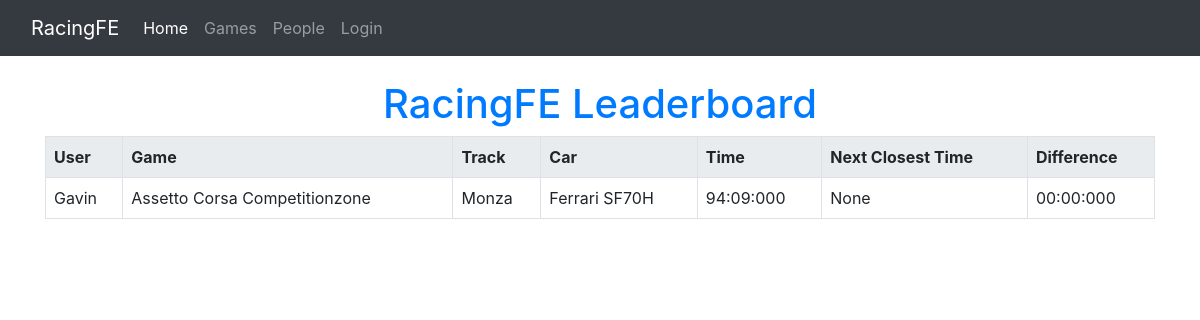
Before: / with the older database file.
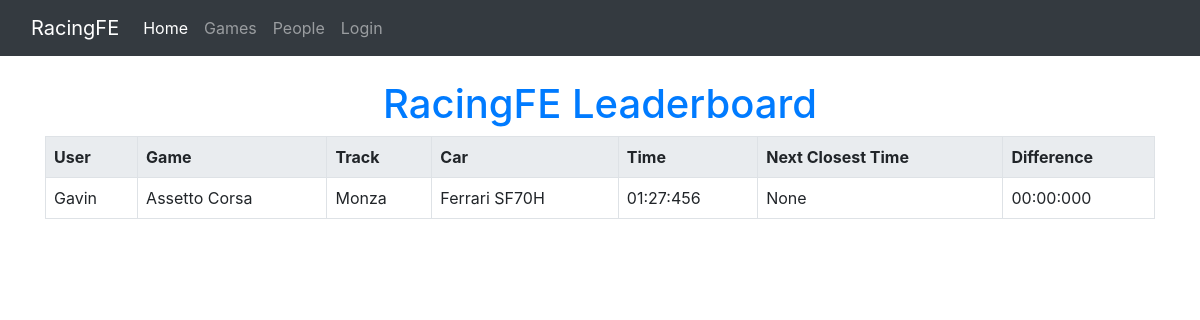
After: the same page with the newer database file.
### TimeBoards/models.py (models this page shows, shortened)
class LeaderboardEntry(models.Model):
    track = models.ForeignKey(Track, on_delete=models.CASCADE)
    car = models.ForeignKey(Car, on_delete=models.CASCADE)
    user = models.ForeignKey(Person, on_delete=models.CASCADE)
    game = models.ForeignKey(Game, on_delete=models.CASCADE)
    time = models.DurationField()
    logged_at = models.DateTimeField(auto_now=True)
    class Meta:
        unique_together = ('track', 'car', 'user')
        indexes = [
            models.Index(fields=['track', 'car', 'user']),
            models.Index(fields=['track', 'car']),
        ]
    @property
    def formatted_time(self):
        return LeaderboardEntry.format_duration(self.time)
    @property
    def next_closest_time(self):
        next_time = LeaderboardEntry.objects.filter(
            track=self.track,
            car=self.car,
            game=self.game
        ).exclude(id=self.id).order_by('time').first()
        return next_time.time if next_time else None
    @property
    def difference(self):
        next_time = self.next_closest_time
        if next_time:
            return LeaderboardEntry.format_duration(abs(next_time - self.time))
        return "00:00:000"  # Return a default formatted string for no difference
    @staticmethod
    def format_duration(duration):
        if not duration:
            return "00:00:000"
        total_seconds = int(duration.total_seconds())
        minutes = total_seconds // 60
        seconds = total_seconds % 60
        milliseconds = duration.microseconds // 1000
        return f"{minutes:02}:{seconds:02}:{milliseconds:03}"

class Person(models.Model):
    name = models.CharField(max_length=100)
    def __str__(self):
        return self.name

class Track(models.Model):
    name = models.CharField(max_length=100)
    game = models.ForeignKey(Game, on_delete=models.CASCADE)

class Game(models.Model):
    name = models.CharField(max_length=100)
    settings = models.JSONField(default=dict)  # To store game-specific settings like difficulty levels

class Car(models.Model):
    name = models.CharField(max_length=100)
    game = models.ForeignKey(Game, on_delete=models.CASCADE)
    track = models.ForeignKey(Track, on_delete=models.CASCADE)

### TimeBoards/views.py (the view)
# urls.py: path('', views.homepage, name='homepage'),
def homepage(request):
    entries = LeaderboardEntry.objects.all().select_related('track', 'car', 'game').order_by('track', 'car', 'time')
    top_times = {}
    for entry in entries:
        key = (entry.track, entry.car, entry.game)
        if key not in top_times:
            top_times[key] = entry
    return render(request, 'TimeBoards/homepage.html', {'entries': top_times.values()})

### TimeBoards/templates/TimeBoards/homepage.html
{% extends 'TimeBoards/base.html' %}
{% block content %}
<h1>RacingFE Leaderboard</h1>
<table>
    <tr>
        <th>User</th>
        <th>Game</th>
        <th>Track</th>
        <th>Car</th>
        <th>Time</th>
        <th>Next Closest Time</th>
        <th>Difference</th>
    </tr>
    {% for entry in entries %}
    <tr>
        <td>{{ entry.user }}</td>
        <td>{{ entry.track.game.name }}</td>
        <td>{{ entry.track.name }}</td>
        <td>{{ entry.car.name }}</td>
        <td>{{ entry.formatted_time }}</td>
        <td>{{ entry.next_closest_time}}</td>
        <td>{{ entry.difference}}</td>
    </tr>
    {% endfor %}
</table>
{% endblock %}

### TimeBoards/templates/TimeBoards/base.html (shortened to what this page needs)
<!DOCTYPE html>
<html lang="en">
<head>
    {% load static %}
    <link href="https://cdn.jsdelivr.net/npm/bootstrap@5.1.3/dist/css/bootstrap.min.css" rel="stylesheet">
    <link href="https://stackpath.bootstrapcdn.com/bootstrap/4.3.1/css/bootstrap.min.css" rel="stylesheet">
    <link href="{% static 'TimeBoards/css/style.css' %}" rel="stylesheet">
</head>
<body>
    <nav class="navbar navbar-expand-lg navbar-dark bg-dark">
        <div class="container-fluid">
            <a class="navbar-brand" href="{% url 'homepage' %}">RacingFE</a>
            <div class="collapse navbar-collapse" id="navbarNav">
                <ul class="navbar-nav">
                    <li class="nav-item">
                        <a class="nav-link active" aria-current="page" href="{% url 'homepage' %}">Home</a>
                    </li>
                    <li class="nav-item">
                        <a class="nav-link" href="{% url 'games' %}">Games</a>
                    </li>
                    <li class="nav-item">
                        <a class="nav-link" href="{% url 'people' %}">People</a>
                    </li>
                    <li class="nav-item">
                        <a class="nav-link" href="#">Login</a>
                    </li>
                </ul>
            </div>
        </div>
    </nav>
    <div class="container mt-4">
        {% block content %}
        {% endblock %}
    </div>
    <link href="https://maxcdn.bootstrapcdn.com/bootstrap/4.5.2/css/bootstrap.min.css" rel="stylesheet">
</body>
</html>

### TimeBoards/static/TimeBoards/css/style.css (style rules this page uses)
body { background-color: #f8f9fa; color: #333; font-family: 'Arial', sans-serif; }
h1 { color: #007bff; text-align: center; }
table { width: 100%; border-collapse: collapse; }
th, td { border: 1px solid #dee2e6; padding: 8px; text-align: left; }
th { background-color: #e9ecef; }
.navbar { margin-bottom: 20px; }

Changed rows visible on the page:
changed LeaderboardEntry "None": track.game.name "Assetto Corsa Competitionzone" → "Assetto Corsa"; formatted_time "94:09:000" → "01:27:456"
